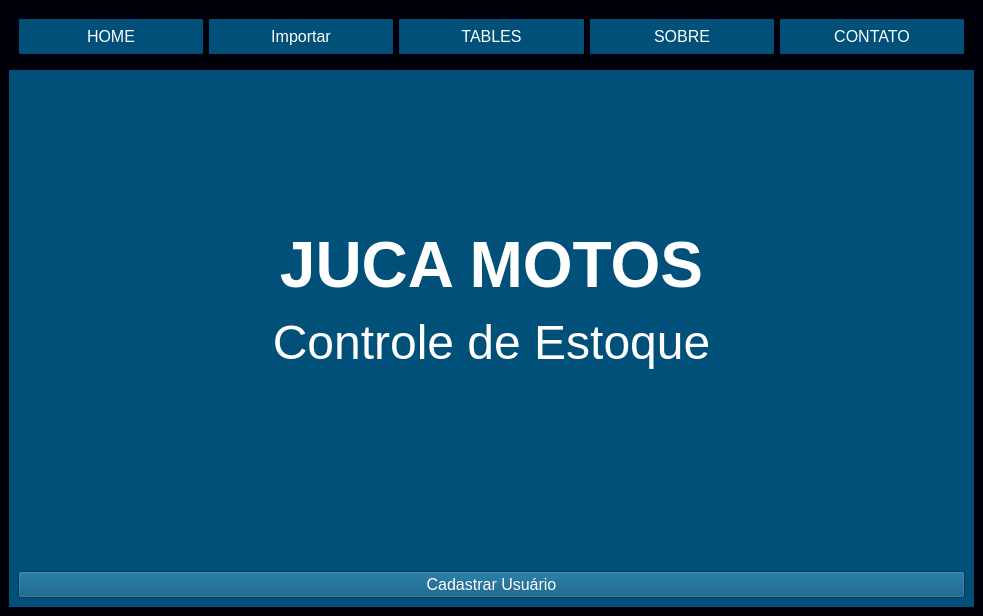
<?xml version="1.0" encoding="UTF-8"?>
<ui version="4.0">
 <class>MainWindow</class>
 <widget class="QMainWindow" name="MainWindow">
  <property name="geometry">
   <rect>
    <x>0</x>
    <y>0</y>
    <width>983</width>
    <height>616</height>
   </rect>
  </property>
  <property name="windowTitle">
   <string>MainWindow</string>
  </property>
  <property name="styleSheet">
   <string notr="true">background-color: rgb(0, 0, 10);</string>
  </property>
  <widget class="QWidget" name="centralwidget">
   <layout class="QVBoxLayout" name="verticalLayout_2">
    <item>
     <widget class="QFrame" name="frame">
      <property name="frameShape">
       <enum>QFrame::StyledPanel</enum>
      </property>
      <property name="frameShadow">
       <enum>QFrame::Raised</enum>
      </property>
      <layout class="QHBoxLayout" name="horizontalLayout">
       <item>
        <widget class="QPushButton" name="btn_home">
         <property name="minimumSize">
          <size>
           <width>0</width>
           <height>35</height>
          </size>
         </property>
         <property name="cursor">
          <cursorShape>PointingHandCursor</cursorShape>
         </property>
         <property name="styleSheet">
          <string notr="true">QPushButton{
	color: rgb(255, 255, 255);
	border-radius: 1px;
	font-size: 16px;
	background-color: rgb(0, 80, 121);
}

QPushButton:hover{background-color: #fff; color:black}</string>
         </property>
         <property name="text">
          <string>HOME</string>
         </property>
        </widget>
       </item>
       <item>
        <widget class="QPushButton" name="btn_outro">
         <property name="minimumSize">
          <size>
           <width>0</width>
           <height>35</height>
          </size>
         </property>
         <property name="cursor">
          <cursorShape>PointingHandCursor</cursorShape>
         </property>
         <property name="styleSheet">
          <string notr="true">QPushButton{
	color: rgb(255, 255, 255);
	border-radius: 1px;
	font-size: 16px;
	background-color: rgb(0, 80, 121);
}

QPushButton:hover{background-color: #fff; color:black}</string>
         </property>
         <property name="text">
          <string>Importar</string>
         </property>
        </widget>
       </item>
       <item>
        <widget class="QPushButton" name="btn_tables">
         <property name="minimumSize">
          <size>
           <width>0</width>
           <height>35</height>
          </size>
         </property>
         <property name="cursor">
          <cursorShape>PointingHandCursor</cursorShape>
         </property>
         <property name="styleSheet">
          <string notr="true">QPushButton{
	color: rgb(255, 255, 255);
	border-radius: 1px;
	font-size: 16px;
	background-color: rgb(0, 80, 121);
}

QPushButton:hover{background-color: #fff; color:black}</string>
         </property>
         <property name="text">
          <string>TABLES</string>
         </property>
        </widget>
       </item>
       <item>
        <widget class="QPushButton" name="btn_sobre">
         <property name="minimumSize">
          <size>
           <width>0</width>
           <height>35</height>
          </size>
         </property>
         <property name="cursor">
          <cursorShape>PointingHandCursor</cursorShape>
         </property>
         <property name="styleSheet">
          <string notr="true">QPushButton{
	color: rgb(255, 255, 255);
	border-radius: 1px;
	font-size: 16px;
	background-color: rgb(0, 80, 121);
}

QPushButton:hover{background-color: #fff; color:black}</string>
         </property>
         <property name="text">
          <string>SOBRE</string>
         </property>
        </widget>
       </item>
       <item>
        <widget class="QPushButton" name="btn_contato">
         <property name="minimumSize">
          <size>
           <width>0</width>
           <height>35</height>
          </size>
         </property>
         <property name="cursor">
          <cursorShape>PointingHandCursor</cursorShape>
         </property>
         <property name="styleSheet">
          <string notr="true">QPushButton{
	color: rgb(255, 255, 255);
	border-radius: 1px;
	font-size: 16px;
	background-color: rgb(0, 80, 121);
}

QPushButton:hover{background-color: #fff; color:black}</string>
         </property>
         <property name="text">
          <string>CONTATO</string>
         </property>
        </widget>
       </item>
      </layout>
     </widget>
    </item>
    <item>
     <widget class="QStackedWidget" name="Pages">
      <property name="styleSheet">
       <string notr="true">background-color: rgb(0, 80, 121);</string>
      </property>
      <property name="currentIndex">
       <number>3</number>
      </property>
      <widget class="QWidget" name="pg_table">
       <layout class="QVBoxLayout" name="verticalLayout_3">
        <item>
         <widget class="QTabWidget" name="tabWidget">
          <property name="currentIndex">
           <number>0</number>
          </property>
          <widget class="QWidget" name="tables">
           <attribute name="title">
            <string>Base</string>
           </attribute>
           <layout class="QHBoxLayout" name="horizontalLayout_2">
            <item>
             <layout class="QVBoxLayout" name="verticalLayout_9"/>
            </item>
            <item>
             <layout class="QVBoxLayout" name="verticalLayout_6">
              <item>
               <widget class="QLabel" name="label_3">
                <property name="text">
                 <string>&lt;html&gt;&lt;head/&gt;&lt;body&gt;&lt;p align=&quot;center&quot;&gt;&lt;span style=&quot; font-size:12pt; font-weight:600; color:#ffffff;&quot;&gt;ESTOQUE&lt;/span&gt;&lt;/p&gt;&lt;/body&gt;&lt;/html&gt;</string>
                </property>
               </widget>
              </item>
              <item>
               <widget class="QTreeWidget" name="tw_estoque">
                <column>
                 <property name="text">
                  <string>Nfe</string>
                 </property>
                </column>
                <column>
                 <property name="text">
                  <string>Série</string>
                 </property>
                </column>
                <column>
                 <property name="text">
                  <string>Cliente</string>
                 </property>
                </column>
                <column>
                 <property name="text">
                  <string>Municipio</string>
                 </property>
                </column>
                <column>
                 <property name="text">
                  <string>UF</string>
                 </property>
                </column>
                <column>
                 <property name="text">
                  <string>Cód. Item</string>
                 </property>
                </column>
                <column>
                 <property name="text">
                  <string>Qtd</string>
                 </property>
                </column>
                <column>
                 <property name="text">
                  <string>Descrição</string>
                 </property>
                </column>
                <column>
                 <property name="text">
                  <string>Valor Nfe</string>
                 </property>
                </column>
                <column>
                 <property name="text">
                  <string>Data </string>
                 </property>
                </column>
                <column>
                 <property name="text">
                  <string>Usuário</string>
                 </property>
                </column>
               </widget>
              </item>
              <item>
               <widget class="QLabel" name="label_2">
                <property name="text">
                 <string>&lt;html&gt;&lt;head/&gt;&lt;body&gt;&lt;p align=&quot;center&quot;&gt;&lt;span style=&quot; font-size:12pt; font-weight:600; color:#ffffff;&quot;&gt;SAÍDA&lt;/span&gt;&lt;/p&gt;&lt;/body&gt;&lt;/html&gt;</string>
                </property>
               </widget>
              </item>
              <item>
               <widget class="QTreeWidget" name="tw_saida">
                <column>
                 <property name="text">
                  <string>Nfe</string>
                 </property>
                </column>
                <column>
                 <property name="text">
                  <string>Série</string>
                 </property>
                </column>
                <column>
                 <property name="text">
                  <string>Data Compra</string>
                 </property>
                </column>
                <column>
                 <property name="text">
                  <string>Data Venda</string>
                 </property>
                </column>
                <column>
                 <property name="text">
                  <string>Usuário</string>
                 </property>
                </column>
               </widget>
              </item>
             </layout>
            </item>
            <item>
             <widget class="QFrame" name="frame_2">
              <property name="sizePolicy">
               <sizepolicy hsizetype="Fixed" vsizetype="Preferred">
                <horstretch>0</horstretch>
                <verstretch>0</verstretch>
               </sizepolicy>
              </property>
              <property name="frameShape">
               <enum>QFrame::StyledPanel</enum>
              </property>
              <property name="frameShadow">
               <enum>QFrame::Raised</enum>
              </property>
              <layout class="QVBoxLayout" name="verticalLayout_7">
               <item>
                <widget class="QPushButton" name="btn_gerar">
                 <property name="minimumSize">
                  <size>
                   <width>110</width>
                   <height>27</height>
                  </size>
                 </property>
                 <property name="cursor">
                  <cursorShape>PointingHandCursor</cursorShape>
                 </property>
                 <property name="styleSheet">
                  <string notr="true">QPushButton{
	color: rgb(0, 0, 10);
	border-radius: 10px;
	font-size: 16px;
	background-color: #fff;
}

QPushButton:hover{
	background-color: rgb(170, 255 255); 
	color:black
}</string>
                 </property>
                 <property name="text">
                  <string>Gerar Saída</string>
                 </property>
                </widget>
               </item>
               <item>
                <widget class="QPushButton" name="btn_estorno">
                 <property name="minimumSize">
                  <size>
                   <width>110</width>
                   <height>27</height>
                  </size>
                 </property>
                 <property name="styleSheet">
                  <string notr="true">QPushButton{
	color: rgb(0, 0, 10);
	border-radius: 10px;
	font-size: 16px;
	background-color: #fff;
}

QPushButton:hover{
	background-color: rgb(170, 255 255); 
	color:black
}</string>
                 </property>
                 <property name="text">
                  <string>Estorno</string>
                 </property>
                </widget>
               </item>
               <item>
                <widget class="QPushButton" name="btn_">
                 <property name="minimumSize">
                  <size>
                   <width>110</width>
                   <height>27</height>
                  </size>
                 </property>
                 <property name="styleSheet">
                  <string notr="true">QPushButton{
	color: rgb(0, 0, 10);
	border-radius: 10px;
	font-size: 16px;
	background-color: #fff;
}

QPushButton:hover{
	background-color: rgb(170, 255 255); 
	color:black
}</string>
                 </property>
                 <property name="text">
                  <string/>
                 </property>
                </widget>
               </item>
               <item>
                <spacer name="verticalSpacer">
                 <property name="orientation">
                  <enum>Qt::Vertical</enum>
                 </property>
                 <property name="sizeHint" stdset="0">
                  <size>
                   <width>20</width>
                   <height>40</height>
                  </size>
                 </property>
                </spacer>
               </item>
              </layout>
             </widget>
            </item>
           </layout>
          </widget>
          <widget class="QWidget" name="tab_4">
           <attribute name="title">
            <string>Geral</string>
           </attribute>
           <layout class="QVBoxLayout" name="verticalLayout_5">
            <item>
             <widget class="QLabel" name="label_18">
              <property name="text">
               <string>&lt;html&gt;&lt;head/&gt;&lt;body&gt;&lt;p align=&quot;center&quot;&gt;&lt;span style=&quot; font-size:20pt; font-weight:600; color:#ffffff;&quot;&gt;GERAL&lt;/span&gt;&lt;/p&gt;&lt;/body&gt;&lt;/html&gt;</string>
              </property>
             </widget>
            </item>
            <item>
             <layout class="QHBoxLayout" name="horizontalLayout_11">
              <item>
               <widget class="QPushButton" name="btn_chart">
                <property name="minimumSize">
                 <size>
                  <width>0</width>
                  <height>30</height>
                 </size>
                </property>
                <property name="cursor">
                 <cursorShape>PointingHandCursor</cursorShape>
                </property>
                <property name="styleSheet">
                 <string notr="true">QPushButton{
	color: rgb(0, 0, 10);
	border-radius: 10px;
	font-size: 16px;
	background-color: #fff;
}

QPushButton:hover{
	background-color: rgb(170, 255 255); 
	color:black
}</string>
                </property>
                <property name="text">
                 <string>Gerar Gráfico</string>
                </property>
               </widget>
              </item>
              <item>
               <widget class="QPushButton" name="btn_excel">
                <property name="minimumSize">
                 <size>
                  <width>0</width>
                  <height>30</height>
                 </size>
                </property>
                <property name="cursor">
                 <cursorShape>PointingHandCursor</cursorShape>
                </property>
                <property name="styleSheet">
                 <string notr="true">QPushButton{
	color: rgb(0, 0, 10);
	border-radius: 10px;
	font-size: 16px;
	background-color: #fff;
}

QPushButton:hover{
	background-color: rgb(170, 255 255); 
	color:black
}</string>
                </property>
                <property name="text">
                 <string>Gerar Excel</string>
                </property>
               </widget>
              </item>
             </layout>
            </item>
            <item>
             <widget class="QLineEdit" name="txt_search">
              <property name="font">
               <font>
                <pointsize>12</pointsize>
                <weight>50</weight>
                <bold>false</bold>
               </font>
              </property>
              <property name="styleSheet">
               <string notr="true">color: rgb(255, 255, 255);</string>
              </property>
              <property name="alignment">
               <set>Qt::AlignCenter</set>
              </property>
              <property name="placeholderText">
               <string>FILTRO</string>
              </property>
             </widget>
            </item>
            <item>
             <widget class="QTableView" name="tb_geral"/>
            </item>
           </layout>
          </widget>
         </widget>
        </item>
       </layout>
      </widget>
      <widget class="QWidget" name="pg_contato">
       <layout class="QVBoxLayout" name="verticalLayout_11">
        <item>
         <widget class="QLabel" name="label_15">
          <property name="font">
           <font>
            <pointsize>12</pointsize>
           </font>
          </property>
          <property name="text">
           <string>&lt;html&gt;&lt;head/&gt;&lt;body&gt;&lt;p align=&quot;center&quot;&gt;&lt;span style=&quot; font-size:20pt; font-weight:600; color:#ffffff;&quot;&gt;CONTATOS&lt;/span&gt;&lt;/p&gt;&lt;/body&gt;&lt;/html&gt;</string>
          </property>
          <property name="alignment">
           <set>Qt::AlignCenter</set>
          </property>
         </widget>
        </item>
        <item>
         <widget class="QLabel" name="label_20">
          <property name="text">
           <string>&lt;html&gt;&lt;head/&gt;&lt;body&gt;&lt;p align=&quot;center&quot;&gt;&lt;span style=&quot; font-size:18pt; font-weight:600; color:#ffffff;&quot;&gt;Desenvolvedor: Carlos Felgueira&lt;/span&gt;&lt;/p&gt;&lt;/body&gt;&lt;/html&gt;</string>
          </property>
         </widget>
        </item>
        <item>
         <layout class="QHBoxLayout" name="horizontalLayout_15">
          <item>
           <widget class="QLabel" name="label_27">
            <property name="text">
             <string/>
            </property>
           </widget>
          </item>
          <item>
           <layout class="QHBoxLayout" name="horizontalLayout_12">
            <item>
             <widget class="QLabel" name="label_23">
              <property name="text">
               <string>&lt;html&gt;&lt;head/&gt;&lt;body&gt;&lt;p&gt;&lt;img src=&quot;_imgs/phone.png&quot;/&gt;&lt;/p&gt;&lt;/body&gt;&lt;/html&gt;</string>
              </property>
             </widget>
            </item>
            <item>
             <widget class="QLabel" name="label_21">
              <property name="text">
               <string>&lt;html&gt;&lt;head/&gt;&lt;body&gt;&lt;p&gt;&lt;span style=&quot; font-size:14pt; font-weight:600; color:#ffffff;&quot;&gt;(12) 99607-2679&lt;/span&gt;&lt;/p&gt;&lt;/body&gt;&lt;/html&gt;</string>
              </property>
             </widget>
            </item>
           </layout>
          </item>
          <item>
           <widget class="QLabel" name="label_28">
            <property name="text">
             <string/>
            </property>
           </widget>
          </item>
         </layout>
        </item>
        <item>
         <layout class="QHBoxLayout" name="horizontalLayout_16">
          <item>
           <widget class="QLabel" name="label_29">
            <property name="text">
             <string/>
            </property>
           </widget>
          </item>
          <item>
           <layout class="QHBoxLayout" name="horizontalLayout_13">
            <item>
             <widget class="QLabel" name="label_24">
              <property name="text">
               <string>&lt;html&gt;&lt;head/&gt;&lt;body&gt;&lt;p&gt;&lt;img src=&quot;_imgs/email.png&quot;/&gt;&lt;/p&gt;&lt;/body&gt;&lt;/html&gt;</string>
              </property>
             </widget>
            </item>
            <item>
             <widget class="QLabel" name="label_22">
              <property name="text">
               <string>&lt;html&gt;&lt;head/&gt;&lt;body&gt;&lt;p&gt;&lt;span style=&quot; font-size:14pt; font-weight:600; color:#ffffff;&quot;&gt;felgueira@gmail.com&lt;/span&gt;&lt;/p&gt;&lt;/body&gt;&lt;/html&gt;</string>
              </property>
             </widget>
            </item>
           </layout>
          </item>
          <item>
           <widget class="QLabel" name="label_30">
            <property name="text">
             <string/>
            </property>
           </widget>
          </item>
         </layout>
        </item>
        <item>
         <layout class="QHBoxLayout" name="horizontalLayout_17">
          <item>
           <widget class="QLabel" name="label_31">
            <property name="text">
             <string/>
            </property>
           </widget>
          </item>
          <item>
           <layout class="QHBoxLayout" name="horizontalLayout_14">
            <item>
             <widget class="QLabel" name="label_26">
              <property name="text">
               <string>&lt;html&gt;&lt;head/&gt;&lt;body&gt;&lt;p&gt;&lt;img src=&quot;_imgs/univesp.png&quot;/&gt;&lt;/p&gt;&lt;/body&gt;&lt;/html&gt;</string>
              </property>
             </widget>
            </item>
            <item>
             <widget class="QLabel" name="label_25">
              <property name="text">
               <string>&lt;html&gt;&lt;head/&gt;&lt;body&gt;&lt;p&gt;&lt;span style=&quot; font-size:14pt; font-weight:600; color:#ffffff;&quot;&gt;@univespoficial&lt;/span&gt;&lt;/p&gt;&lt;/body&gt;&lt;/html&gt;</string>
              </property>
             </widget>
            </item>
           </layout>
          </item>
          <item>
           <widget class="QLabel" name="label_32">
            <property name="text">
             <string/>
            </property>
           </widget>
          </item>
         </layout>
        </item>
       </layout>
      </widget>
      <widget class="QWidget" name="pg_sobre">
       <layout class="QVBoxLayout" name="verticalLayout_10">
        <item>
         <widget class="QLabel" name="label_16">
          <property name="minimumSize">
           <size>
            <width>0</width>
            <height>0</height>
           </size>
          </property>
          <property name="maximumSize">
           <size>
            <width>16777215</width>
            <height>50</height>
           </size>
          </property>
          <property name="font">
           <font>
            <pointsize>12</pointsize>
           </font>
          </property>
          <property name="text">
           <string>&lt;html&gt;&lt;head/&gt;&lt;body&gt;&lt;p align=&quot;center&quot;&gt;&lt;span style=&quot; font-size:20pt; font-weight:600; color:#ffffff;&quot;&gt;SOBRE&lt;/span&gt;&lt;/p&gt;&lt;/body&gt;&lt;/html&gt;</string>
          </property>
          <property name="alignment">
           <set>Qt::AlignCenter</set>
          </property>
         </widget>
        </item>
        <item>
         <widget class="QLabel" name="label_19">
          <property name="text">
           <string>&lt;html&gt;&lt;head/&gt;&lt;body&gt;&lt;p align=&quot;justify&quot;&gt;&lt;span style=&quot; font-size:12pt; font-weight:600; color:#ffffff;&quot;&gt;Este sistema faz a importação de arquivos XML e faz o controle do estoque de acordo com a entrada de notas e saídas apontadas pelo usuário.&lt;/span&gt;&lt;/p&gt;&lt;p align=&quot;justify&quot;&gt;&lt;span style=&quot; font-size:12pt; font-weight:600;&quot;&gt;&lt;br/&gt;&lt;/span&gt;&lt;/p&gt;&lt;p align=&quot;justify&quot;&gt;&lt;br/&gt;&lt;/p&gt;&lt;p align=&quot;justify&quot;&gt;&lt;br/&gt;&lt;/p&gt;&lt;p align=&quot;center&quot;&gt;&lt;span style=&quot; font-size:10pt; color:#ffffff;&quot;&gt;Projeto para o PI II - UNIVESP&lt;/span&gt;&lt;/p&gt;&lt;/body&gt;&lt;/html&gt;</string>
          </property>
          <property name="alignment">
           <set>Qt::AlignCenter</set>
          </property>
          <property name="wordWrap">
           <bool>true</bool>
          </property>
         </widget>
        </item>
       </layout>
      </widget>
      <widget class="QWidget" name="pg_home">
       <layout class="QVBoxLayout" name="verticalLayout">
        <item>
         <widget class="QLabel" name="label">
          <property name="styleSheet">
           <string notr="true">background-color: rgb(0, 80, 121);</string>
          </property>
          <property name="text">
           <string>&lt;html&gt;&lt;head/&gt;&lt;body&gt;&lt;p align=&quot;center&quot;&gt;&lt;span style=&quot; font-size:48pt; font-weight:600; color:#ffffff;&quot;&gt;JUCA MOTOS&lt;/span&gt;&lt;/p&gt;&lt;p align=&quot;center&quot;&gt;&lt;span style=&quot; font-size:36pt; color:#ffffff;&quot;&gt;Controle de Estoque&lt;/span&gt;&lt;/p&gt;&lt;p align=&quot;center&quot;&gt;&lt;img src=&quot;_imgs/logo.PNG&quot;/&gt;&lt;span style=&quot; font-size:12pt; color:#ffffff;&quot;&gt;&lt;br/&gt;&lt;/span&gt;&lt;/p&gt;&lt;/body&gt;&lt;/html&gt;</string>
          </property>
         </widget>
        </item>
        <item>
         <widget class="QPushButton" name="btn_pg_cadastro">
          <property name="minimumSize">
           <size>
            <width>0</width>
            <height>27</height>
           </size>
          </property>
          <property name="font">
           <font>
            <pointsize>12</pointsize>
            <weight>50</weight>
            <bold>false</bold>
           </font>
          </property>
          <property name="styleSheet">
           <string notr="true">QPushButton{color:#fff;}

QPushButton:hover{
	background-color: rgb(255, 255, 255); 
	color:black
}</string>
          </property>
          <property name="text">
           <string>Cadastrar Usuário</string>
          </property>
         </widget>
        </item>
       </layout>
      </widget>
      <widget class="QWidget" name="pg_import">
       <layout class="QVBoxLayout" name="verticalLayout_4">
        <item>
         <widget class="QLabel" name="label_4">
          <property name="text">
           <string>&lt;html&gt;&lt;head/&gt;&lt;body&gt;&lt;p align=&quot;center&quot;&gt;&lt;span style=&quot; font-size:22pt; font-weight:600; color:#ffffff;&quot;&gt;IMPORTAR XML&lt;/span&gt;&lt;/p&gt;&lt;/body&gt;&lt;/html&gt;</string>
          </property>
         </widget>
        </item>
        <item>
         <layout class="QHBoxLayout" name="horizontalLayout_3">
          <property name="leftMargin">
           <number>50</number>
          </property>
          <property name="rightMargin">
           <number>50</number>
          </property>
          <item>
           <widget class="QLineEdit" name="txt_file">
            <property name="minimumSize">
             <size>
              <width>0</width>
              <height>28</height>
             </size>
            </property>
            <property name="styleSheet">
             <string notr="true">color: rgb(255, 255, 255);</string>
            </property>
            <property name="inputMask">
             <string/>
            </property>
            <property name="text">
             <string/>
            </property>
            <property name="alignment">
             <set>Qt::AlignCenter</set>
            </property>
            <property name="placeholderText">
             <string>Selecione a pasta com os arquivos XML ---&gt;</string>
            </property>
           </widget>
          </item>
          <item>
           <widget class="QPushButton" name="btn_open_2">
            <property name="minimumSize">
             <size>
              <width>120</width>
              <height>28</height>
             </size>
            </property>
            <property name="styleSheet">
             <string notr="true">QPushButton{
	color: rgb(0, 0, 10);
	border-top-right-radius: 15px;
	font-size: 16px;
	background-color: #fff;
}

QPushButton:hover{
	background-color: rgb(170, 255 255); 
	color:black
}</string>
            </property>
            <property name="text">
             <string>Abrir</string>
            </property>
           </widget>
          </item>
         </layout>
        </item>
        <item>
         <layout class="QHBoxLayout" name="horizontalLayout_4">
          <item>
           <widget class="QLabel" name="label_5">
            <property name="text">
             <string/>
            </property>
           </widget>
          </item>
          <item>
           <widget class="QPushButton" name="btn_import">
            <property name="minimumSize">
             <size>
              <width>0</width>
              <height>30</height>
             </size>
            </property>
            <property name="font">
             <font>
              <pointsize>-1</pointsize>
             </font>
            </property>
            <property name="styleSheet">
             <string notr="true">QPushButton{
	color: rgb(0, 0, 10);
	border-radius: 10px;
	font-size: 16px;
	background-color: #fff;
}

QPushButton:hover{
	background-color: rgb(170, 255 255); 
	color:black
}</string>
            </property>
            <property name="text">
             <string>IMPORTAR</string>
            </property>
           </widget>
          </item>
          <item>
           <widget class="QLabel" name="label_17">
            <property name="text">
             <string/>
            </property>
           </widget>
          </item>
         </layout>
        </item>
        <item>
         <widget class="QProgressBar" name="progressBar">
          <property name="value">
           <number>0</number>
          </property>
         </widget>
        </item>
       </layout>
      </widget>
      <widget class="QWidget" name="pg_cadastro">
       <layout class="QVBoxLayout" name="verticalLayout_8">
        <item>
         <widget class="QLabel" name="label_6">
          <property name="text">
           <string>&lt;html&gt;&lt;head/&gt;&lt;body&gt;&lt;p align=&quot;center&quot;&gt;&lt;span style=&quot; font-size:20pt; font-weight:600; color:#ffffff;&quot;&gt;CADASTRAR USUÁRIO&lt;/span&gt;&lt;/p&gt;&lt;/body&gt;&lt;/html&gt;</string>
          </property>
          <property name="alignment">
           <set>Qt::AlignCenter</set>
          </property>
         </widget>
        </item>
        <item>
         <widget class="QLabel" name="label_14">
          <property name="text">
           <string>&lt;html&gt;&lt;head/&gt;&lt;body&gt;&lt;p align=&quot;center&quot;&gt;&lt;img src=&quot;_imgs/user.png&quot;/&gt;&lt;/p&gt;&lt;p align=&quot;center&quot;&gt;&lt;span style=&quot; font-size:16pt; font-weight:600; color:#ffffff;&quot;&gt;TELA DE CADASTRO&lt;/span&gt;&lt;/p&gt;&lt;/body&gt;&lt;/html&gt;</string>
          </property>
          <property name="alignment">
           <set>Qt::AlignCenter</set>
          </property>
         </widget>
        </item>
        <item>
         <layout class="QHBoxLayout" name="horizontalLayout_5">
          <property name="leftMargin">
           <number>30</number>
          </property>
          <property name="rightMargin">
           <number>30</number>
          </property>
          <item>
           <widget class="QLabel" name="label_7">
            <property name="text">
             <string>&lt;html&gt;&lt;head/&gt;&lt;body&gt;&lt;p&gt;&lt;span style=&quot; font-size:12pt; font-weight:600; color:#ffffff;&quot;&gt;Nome:&lt;/span&gt;&lt;/p&gt;&lt;/body&gt;&lt;/html&gt;</string>
            </property>
           </widget>
          </item>
          <item>
           <widget class="QLineEdit" name="txt_nome">
            <property name="styleSheet">
             <string notr="true">color:rgba(211, 239, 251, 1);
border-bottom:1px solid white;
border-radius:None;
background-color:rgba(85, 115, 155, 0.1);
font-family:Trebuchet  MS;
font-size:21px;</string>
            </property>
           </widget>
          </item>
         </layout>
        </item>
        <item>
         <layout class="QHBoxLayout" name="horizontalLayout_6">
          <property name="leftMargin">
           <number>30</number>
          </property>
          <property name="rightMargin">
           <number>30</number>
          </property>
          <item>
           <widget class="QLabel" name="label_8">
            <property name="text">
             <string>&lt;html&gt;&lt;head/&gt;&lt;body&gt;&lt;p&gt;&lt;span style=&quot; font-size:12pt; font-weight:600; color:#ffffff;&quot;&gt;Usuário&lt;/span&gt;&lt;/p&gt;&lt;/body&gt;&lt;/html&gt;</string>
            </property>
           </widget>
          </item>
          <item>
           <widget class="QLineEdit" name="txt_usuario">
            <property name="styleSheet">
             <string notr="true">color:rgba(211, 239, 251, 1);
border-bottom:1px solid white;
border-radius:None;
background-color:rgba(85, 115, 155, 0.1);
font-family:Trebuchet  MS;
font-size:21px;</string>
            </property>
           </widget>
          </item>
         </layout>
        </item>
        <item>
         <layout class="QHBoxLayout" name="horizontalLayout_7">
          <property name="leftMargin">
           <number>30</number>
          </property>
          <property name="rightMargin">
           <number>30</number>
          </property>
          <item>
           <widget class="QLabel" name="label_9">
            <property name="text">
             <string>&lt;html&gt;&lt;head/&gt;&lt;body&gt;&lt;p&gt;&lt;span style=&quot; font-size:12pt; font-weight:600; color:#ffffff;&quot;&gt;Senha:&lt;/span&gt;&lt;/p&gt;&lt;/body&gt;&lt;/html&gt;</string>
            </property>
           </widget>
          </item>
          <item>
           <widget class="QLineEdit" name="txt_senha1">
            <property name="styleSheet">
             <string notr="true">color:rgba(211, 239, 251, 1);
border-bottom:1px solid white;
border-radius:None;
background-color:rgba(85, 115, 155, 0.1);
font-family:Trebuchet  MS;
font-size:21px;</string>
            </property>
            <property name="text">
             <string/>
            </property>
            <property name="echoMode">
             <enum>QLineEdit::Password</enum>
            </property>
           </widget>
          </item>
         </layout>
        </item>
        <item>
         <layout class="QHBoxLayout" name="horizontalLayout_8">
          <property name="leftMargin">
           <number>30</number>
          </property>
          <property name="rightMargin">
           <number>30</number>
          </property>
          <item>
           <widget class="QLabel" name="label_10">
            <property name="text">
             <string>&lt;html&gt;&lt;head/&gt;&lt;body&gt;&lt;p&gt;&lt;span style=&quot; font-size:12pt; font-weight:600; color:#ffffff;&quot;&gt;Senha:&lt;/span&gt;&lt;/p&gt;&lt;/body&gt;&lt;/html&gt;</string>
            </property>
           </widget>
          </item>
          <item>
           <widget class="QLineEdit" name="txt_senha2">
            <property name="styleSheet">
             <string notr="true">color:rgba(211, 239, 251, 1);
border-bottom:1px solid white;
border-radius:None;
background-color:rgba(85, 115, 155, 0.1);
font-family:Trebuchet  MS;
font-size:21px;</string>
            </property>
            <property name="echoMode">
             <enum>QLineEdit::Password</enum>
            </property>
           </widget>
          </item>
         </layout>
        </item>
        <item>
         <layout class="QHBoxLayout" name="horizontalLayout_9">
          <property name="leftMargin">
           <number>30</number>
          </property>
          <property name="rightMargin">
           <number>30</number>
          </property>
          <item>
           <widget class="QLabel" name="label_11">
            <property name="text">
             <string>&lt;html&gt;&lt;head/&gt;&lt;body&gt;&lt;p&gt;&lt;span style=&quot; font-size:12pt; font-weight:600; color:#ffffff;&quot;&gt;Perfil&lt;/span&gt;&lt;/p&gt;&lt;/body&gt;&lt;/html&gt;</string>
            </property>
           </widget>
          </item>
          <item>
           <widget class="QComboBox" name="cb_perfil">
            <property name="font">
             <font>
              <pointsize>12</pointsize>
             </font>
            </property>
            <property name="styleSheet">
             <string notr="true">color: rgb(255, 255, 255);</string>
            </property>
            <item>
             <property name="text">
              <string>Usuário</string>
             </property>
            </item>
            <item>
             <property name="text">
              <string>Administrador</string>
             </property>
            </item>
           </widget>
          </item>
         </layout>
        </item>
        <item>
         <layout class="QHBoxLayout" name="horizontalLayout_10">
          <item>
           <widget class="QLabel" name="label_12">
            <property name="text">
             <string/>
            </property>
           </widget>
          </item>
          <item>
           <widget class="QPushButton" name="btn_cadastrar">
            <property name="minimumSize">
             <size>
              <width>0</width>
              <height>30</height>
             </size>
            </property>
            <property name="font">
             <font>
              <pointsize>-1</pointsize>
             </font>
            </property>
            <property name="cursor">
             <cursorShape>PointingHandCursor</cursorShape>
            </property>
            <property name="styleSheet">
             <string notr="true">QPushButton{
	color: rgb(0, 0, 10);
	border-radius: 10px;
	font-size: 16px;
	background-color: #fff;
}

QPushButton:hover{
	background-color: rgb(170, 255 255); 
	color:black
}</string>
            </property>
            <property name="text">
             <string>CADASTRAR</string>
            </property>
           </widget>
          </item>
          <item>
           <widget class="QLabel" name="label_13">
            <property name="text">
             <string/>
            </property>
           </widget>
          </item>
         </layout>
        </item>
       </layout>
      </widget>
     </widget>
    </item>
   </layout>
  </widget>
 </widget>
 <resources/>
 <connections/>
</ui>
